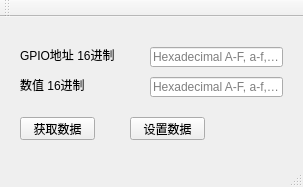
<?xml version="1.0" encoding="UTF-8"?>
<ui version="4.0">
 <class>MainWindow</class>
 <widget class="QMainWindow" name="MainWindow">
  <property name="geometry">
   <rect>
    <x>0</x>
    <y>0</y>
    <width>303</width>
    <height>187</height>
   </rect>
  </property>
  <property name="windowTitle">
   <string>MainWindow</string>
  </property>
  <widget class="QWidget" name="centralWidget">
   <widget class="QPushButton" name="pbGetValue">
    <property name="geometry">
     <rect>
      <x>20</x>
      <y>100</y>
      <width>75</width>
      <height>23</height>
     </rect>
    </property>
    <property name="text">
     <string>获取数据</string>
    </property>
   </widget>
   <widget class="QLineEdit" name="leAddr">
    <property name="geometry">
     <rect>
      <x>150</x>
      <y>30</y>
      <width>133</width>
      <height>20</height>
     </rect>
    </property>
    <property name="maxLength">
     <number>32767</number>
    </property>
    <property name="placeholderText">
     <string>Hexadecimal A-F, a-f, 0-9.</string>
    </property>
   </widget>
   <widget class="QLabel" name="label">
    <property name="geometry">
     <rect>
      <x>20</x>
      <y>30</y>
      <width>101</width>
      <height>16</height>
     </rect>
    </property>
    <property name="text">
     <string>GPIO地址 16进制</string>
    </property>
   </widget>
   <widget class="QLabel" name="label_2">
    <property name="geometry">
     <rect>
      <x>20</x>
      <y>60</y>
      <width>101</width>
      <height>16</height>
     </rect>
    </property>
    <property name="text">
     <string>数值 16进制</string>
    </property>
   </widget>
   <widget class="QLineEdit" name="leValue">
    <property name="geometry">
     <rect>
      <x>150</x>
      <y>60</y>
      <width>133</width>
      <height>20</height>
     </rect>
    </property>
    <property name="maxLength">
     <number>32767</number>
    </property>
    <property name="placeholderText">
     <string>Hexadecimal A-F, a-f, 0-9.</string>
    </property>
   </widget>
   <widget class="QPushButton" name="pbSetValue">
    <property name="geometry">
     <rect>
      <x>130</x>
      <y>100</y>
      <width>75</width>
      <height>23</height>
     </rect>
    </property>
    <property name="text">
     <string>设置数据</string>
    </property>
   </widget>
  </widget>
  <widget class="QMenuBar" name="menuBar">
   <property name="geometry">
    <rect>
     <x>0</x>
     <y>0</y>
     <width>303</width>
     <height>23</height>
    </rect>
   </property>
  </widget>
  <widget class="QToolBar" name="mainToolBar">
   <attribute name="toolBarArea">
    <enum>TopToolBarArea</enum>
   </attribute>
   <attribute name="toolBarBreak">
    <bool>false</bool>
   </attribute>
  </widget>
  <widget class="QStatusBar" name="statusBar"/>
 </widget>
 <layoutdefault spacing="6" margin="11"/>
 <resources/>
 <connections/>
</ui>
